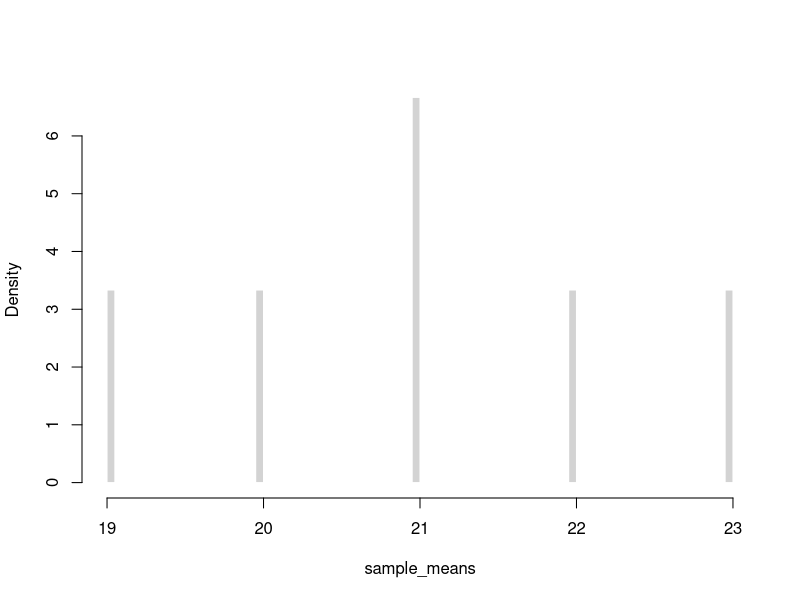
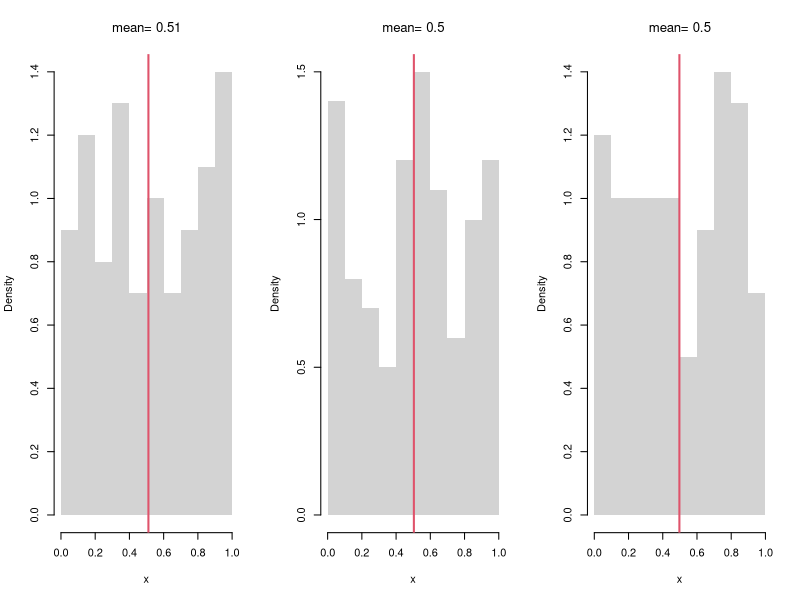
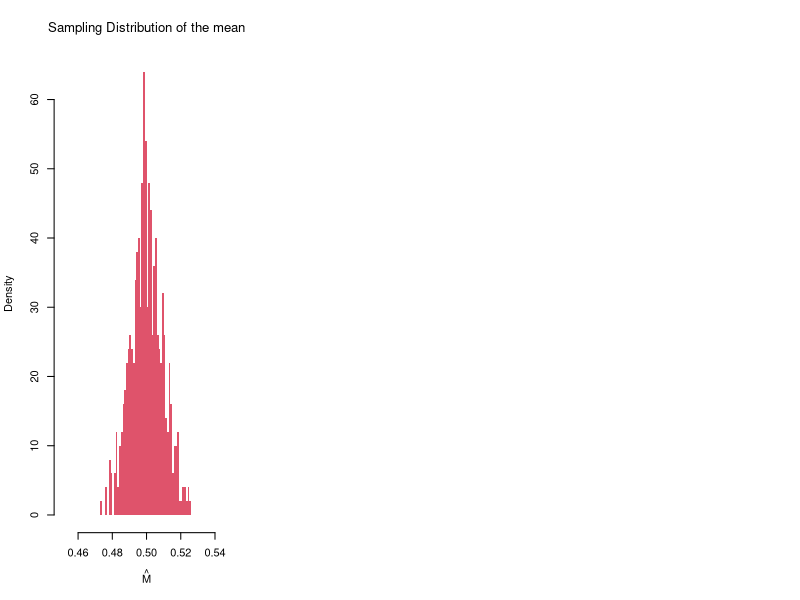
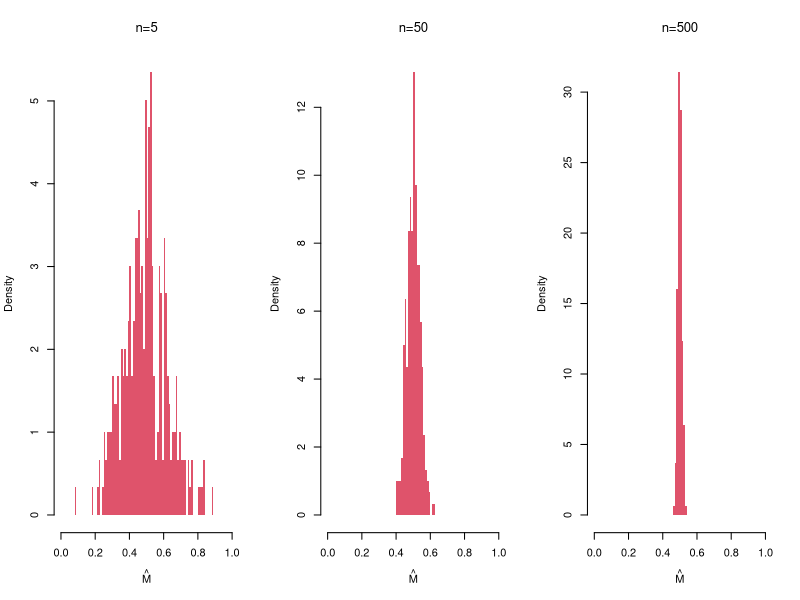
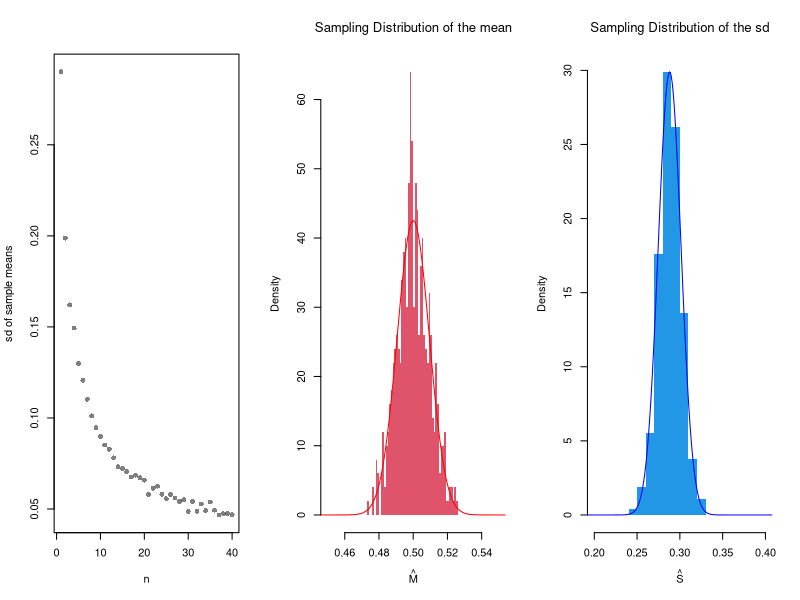
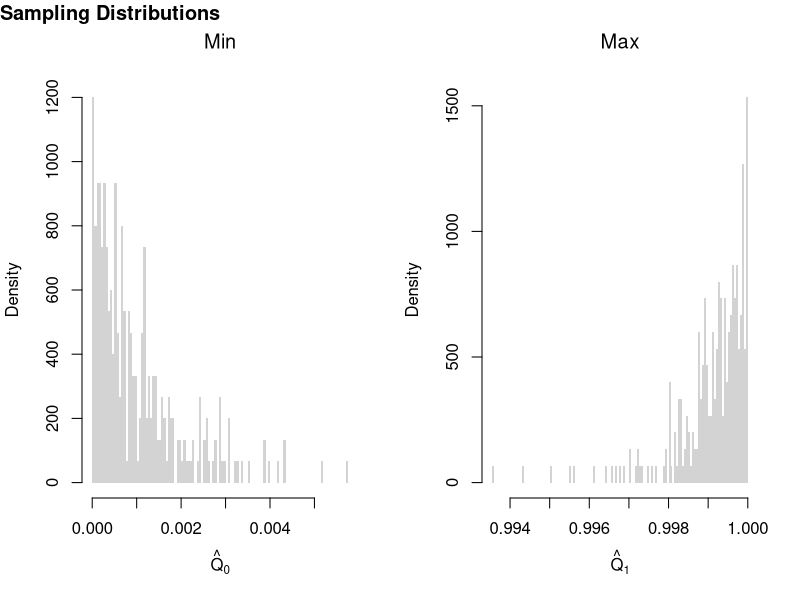
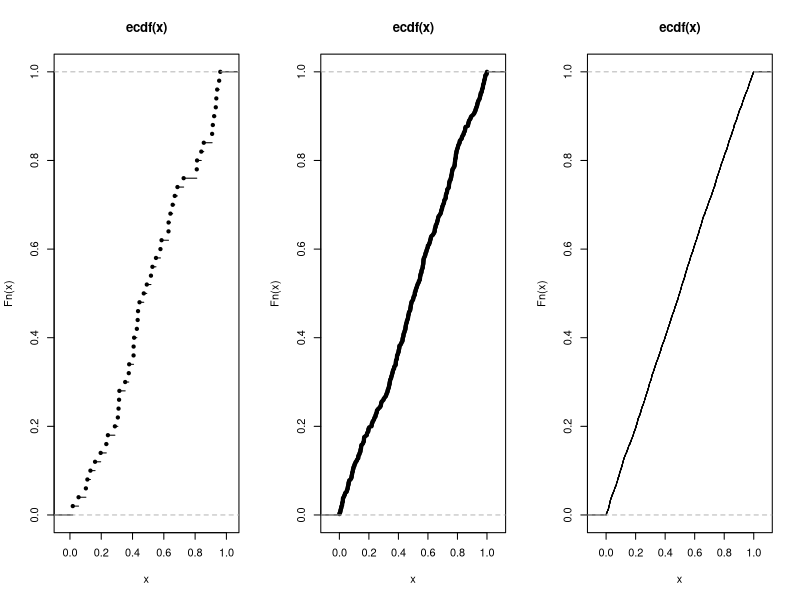
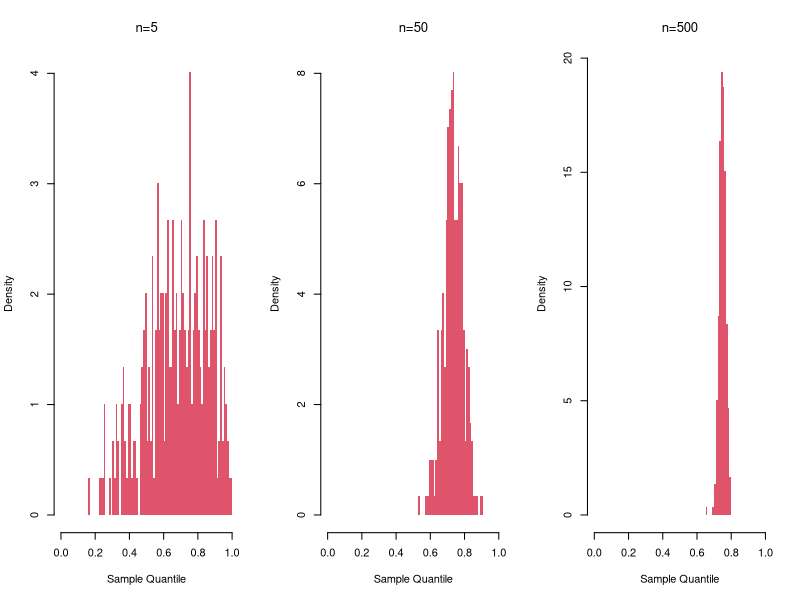

Write the R code that produced these figures, in order.
## ---- chunk 1
#All possible samples of two from {1,2,3,4}
#{1,2} {1,3}, {1,4}
#{2,3} {2,4}
#{3,4}
choose(4,2)

# Simple random sample (no duplicates, equal probability)
x <- c(1,2,3,4)
sample(x, 2, replace=F)
## ---- chunk 2
#All possible samples of two from an enormous bag of numbers {1,2,3,4}
#{1,1} {1,2} {1,3}, {3,4}
#{2,2} {2,3} {2,4}
#{3,3} {3,4}
#{4,4}

# Simple random sample (duplicates, equal probability)
sample(x, 2, replace=T)
## ---- chunk 3
X <- c(18,20,22,24) # Ages for student population
# six possible samples
m1 <- mean( X[c(1,2)] ) #{1,2}
m2 <- mean( X[c(1,3)] ) #{1,3}
m3 <- mean( X[c(1,4)] ) #{3,4}
m4 <- mean( X[c(2,3)] ) #{2,3}
m5 <- mean( X[c(2,4)] ) #{2,4}
m6 <- mean( X[c(3,4)] ) #{3,4}
# sampling distribution
sample_means <- c(m1, m2, m3, m4, m5, m6)
hist(sample_means,
    freq=F, breaks=100,
    main='', border=F)
## ---- chunk 4
# Three Sample Example from infinite population
x1 <- runif(100)
m1 <- mean(x1)
x2 <- runif(100)
m2 <- mean(x2)
x3 <- runif(100)
m3 <- mean(x3)
sample_means <- c(m1, m2, m3)
sample_means

# An Equivalent Approach: fill vector in a loop
sample_means <- vector(length=3)
for(i in seq(sample_means)){
    x <- runif(100)
    m <- mean(x)
    sample_means[i] <- m
}
sample_means
## ---- chunk 5
# Three Sample Example w/ Visual
par(mfrow=c(1,3))
for(b in 1:3){
    x <- runif(100) 
    m <-  mean(x)
    hist(x,
        breaks=seq(0,1,by=.1), #for comparability
        freq=F, main=NA, border=NA)
    abline(v=m, col=2, lwd=2)
    title(paste0('mean= ', round(m,2)),  font.main=1)
}
## ---- chunk 6
# Many sample example
sample_means <- vector(length=500)
for(i in seq_along(sample_means)){
    x <- runif(1000)
    m <- mean(x)
    sample_means[i] <- m
}
hist(sample_means, 
    breaks=seq(0.45,0.55,by=.001),
    border=NA, freq=F,
    col=2, font.main=1, 
    xlab=expression(hat(M)),
    main='Sampling Distribution of the mean')
## ---- chunk 7
m_LLLN <- mean(sample_means)
round(m_LLLN, 3)
## ---- chunk 8
par(mfrow=c(1,3))
for(n in c(5,50,500)){
    sample_means_n <- vector(length=299)
    for(i in seq_along(sample_means_n)){
        x <- runif(n)
        m <- mean(x)
        sample_means_n[i] <- m
    }
    hist(sample_means_n, 
        breaks=seq(0,1,by=.01),
        border=NA, freq=F,
        col=2, font.main=1, 
        xlab=expression(hat(M)),
        main=paste0('n=',n) )
}
## ---- chunk 9
n_seq <- seq(1, 40)
sd_seq <- vector(length=length(n_seq))
for(n in seq_along(sd_seq)){
    sample_means_n <- vector(length=499)
    for(i in seq_along(sample_means_n)){
        x <- runif(n)
        m <- mean(x)
        sample_means_n[i] <- m
    }
    sd_seq[n] <- sd(sample_means_n)
}
plot(n_seq, sd_seq, pch=16, col=grey(0,0.5),
    xlab='n', ylab='sd of sample means', main='')
## ---- chunk 10
hist(sample_means,
    breaks=seq(0.45,0.55,by=.001),
    border=NA, freq=F,
    col=2, font.main=1,
    xlab=expression(hat(M)),
    main='Sampling Distribution of the mean')
    
## Approximately normal?
mu <- mean(sample_means)
mu_sd <- sd(sample_means)
x <- seq(0.1, 0.9, by=0.001)
fx <- dnorm(x, mu, mu_sd)
lines(x, fx, col='red')
## ---- chunk 11
# CLT example of the "sd" statistic
sample_sds <- vector(length=1000)
for(i in seq_along(sample_sds)){
    x <- runif(100) # same distribution
    s <- sd(x) # different statistic
    sample_sds[i] <- s
}
hist(sample_sds,
    breaks=seq(0.2,0.4,by=.01),
    border=NA, freq=F,
    col=4, font.main=1,
    xlab=expression(hat(S)),
    main='Sampling Distribution of the sd')

## Approximately normal?
mu <- mean(sample_sds)
mu_sd <- sd(sample_sds)
x <- seq(0.1, 0.9, by=0.001)
fx <- dnorm(x, mu, mu_sd)
lines(x, fx, col='blue')

# try another random variable, such as rexp(100) instead of runif(100)
## ---- chunk 12
# Create 300 samples, each with 1000 random uniform variables
x_samples <- matrix(nrow=300, ncol=1000)
for(i in seq(1,nrow(x_samples))){
    x_samples[i,] <- runif(1000)
}
# Each row is a new sample
length(x_samples[1,])

# Compute min and max for each sample
x_mins <- apply(x_samples, 1, quantile, probs=0)
x_maxs <- apply(x_samples, 1, quantile, probs=1)

# Plot the sampling distributions of min, median, and max
# Median looks normal. Maximum and Minumum do not!
par(mfrow=c(1,2))
hist(x_mins, breaks=100, main='Min', font.main=1,
    xlab=expression(hat(Q)[0]), border=NA, freq=F)
hist(x_maxs, breaks=100, main='Max', font.main=1,
    xlab=expression(hat(Q)[1]), border=NA, freq=F)
title('Sampling Distributions', outer=T, line=-1, adj=0)
## ---- chunk 13
par(mfrow = c(1, 3))

for (n in c(50, 500, 5000)) {
  x <- runif(n)
  Fx <- ecdf(x)
  plot(Fx)
}

## ---- chunk 14
par(mfrow=c(1,3))
for(n in c(5,50,500)){
    sample_quants_n <- vector(length=299)
    for(i in seq_along(sample_quants_n)){
        x <- runif(n)
        m <- quantile(x, probs=0.75) #upper quartile
        sample_quants_n[i] <- m
    }
    hist(sample_quants_n, 
        breaks=seq(0,1,by=.01),
        border=NA, freq=F,
        col=2, font.main=1, 
        xlab="Sample Quantile",
        main=paste0('n=',n) )
}
## ---- chunk 15
sample_dat <- USArrests[,'Murder']
sample_mean <- mean(sample_dat)
sample_mean
## ---- chunk 16
# Generate Non-normal Data, from Hesterberg (2015)

# Population is 50% N(-2, 1) and 50% N(2, 4)
populationMean <- c(-2, 2)
populationVar <- c(1, 4)

# Generate samples from population
rPopulation <- function(n){
  # Which distribution is each observation coming from
  di <- sample(1:2, size=n, replace=TRUE, prob=c(.5,.5))
  rnorm(n, mean=populationMean[di], sd=sqrt(populationVar)[di])
}

# Compute Sample Mean
n <- 25
set.seed(2)
sample_dat <- rPopulation(n)
sample_mean <- mean(sample_dat)
## ---- chunk 17
# Plot Bootstrap Mean
# Modified from Hesterberg (2015)

#### Some parameters for figure layout.
divideX <- c(.6, .65)
divideY <- c(0, .32, .33, .65, .70, 1)
useFraction <- .9
Fraction2 <- 0:1 + c(1, -1) * (1-useFraction)/2
rescaleY <- function(x) (x-.33)/.67
divideY3 <- (c(NA, NA, .33, .65, .70, 1) - .33)/.67

PlotSample <- function(data,
    lineMu=TRUE,
    star=FALSE,
    lineM=NULL,
    col="gray"){
  # lineMu: logical, add a vertical line at mu
  # star:  logical, label with xbar* instead of xbar
  # lineM: NULL or numeric; add a vertical line there

  hist(data, breaks=seq(-6, 8, length=21), col=col,
       probability=TRUE, axes=FALSE, new=FALSE, border=0,
       xlab="", xlim=c(-6, 8), ylim=c(0, .351),
       xaxs="i", yaxs="i", main="")
  axis(side=1, at=c(-6, 8))
  axis(side=1, at=mean(data),
       if(star) expression(hat(M)[r]) else expression(hat(M)))
  if(lineMu) {
    segments(mean(populationMean), y0=0, y1=.32)
    axis(side=1, at=mean(populationMean), "")
  }
  if(length(lineM)) {
    segments(lineM, y0=0, y1=.32, col="red", lty=2)
    axis(side=1, at=lineM, "", col="red")
  }
  invisible(NULL)
}

### Plot sample (as substitute for population)
par(fig=c(divideX[1] * (1/3 + 1/3 * Fraction2), divideY3[5:6]),
    mar=.1 + c(2, 0, 0, 0), mex=.8)
PlotSample(sample_dat, lineM=sample_mean)
axis(1, sample_mean, expression(hat(M)), col="red")

### Bootstrap samples
set.seed(2)  ## Cherry Pick Some Good Ones
B <- lapply(1:20, function(b) { sample(sample_dat, replace=T) })
temp <- lapply(B, hist, breaks=seq(-6, 8, length=21), plot=F)
Bii <- which(sapply(temp, function(x) max(x[['counts']])) <= 5)
## Plot the Cherries
par(fig=c(divideX[1] * (0/3 + 1/3*Fraction2), divideY3[3:4]), new=T)
PlotSample(B[[Bii[1]]], sample_mean, lineMu=F, star=T)
par(fig=c(divideX[1] * (1/3 + 1/3*Fraction2), divideY3[3:4]), new=T)
PlotSample(B[[Bii[3]]], sample_mean, lineMu=F, star=T)
par(fig=c(divideX[1] * (2/3 + 1/3*Fraction2), divideY3[3:4]), new=T)
PlotSample(B[[Bii[2]]], sample_mean, lineMu=F, star=T)

### Bootstrap Distribution
par(fig=c(divideX[2], 1, 0, .5), new=T)
par(mar=c(4.1, 0, 0, 0))
set.seed(2)
Bmeans <- sapply(1:999, function(b) {
    dat_b <- sample(sample_dat, replace=T) # c.f. jackknife
    mean(dat_b)
})
hist(Bmeans, xlim=c(-3, 3), ylim=c(0, 1), breaks=61, border=0,
     axes=F, col="gray", freq=F, main="", yaxs="i",
     xlab="", ylab="")
abline(v=sample_mean, col="red", lty=2)
abline(v=mean(populationMean))
axis(1, c(-3, 3))
axis(1, at=sample_mean, expression(hat(M)), col="red")
#axis(3, at=mean(populationMean), expression(mu))

### Arrows
par(mar=c(2.1, 0, 0, 0))
par(fig=c(0, 1, 0, 1), usr=c(0, 1, 0, 1))
arrows(lwd=1.5, length=.125,
       x0=divideX[1] * (.29 + .42 * ppoints(5)[c(1,3,5)]),
       x1=divideX[1] * seq(.3, .7, length=3),
       y0=rescaleY(divideY[4:5] %*% c(.2, .77)) - .05,
       y1=rescaleY(divideY[4] - c(.6, 1, .6)*(divideY[5]-divideY[4])) - .05)
arrows(divideX[1], c(.1, .2, .3), length=.125, divideX[2], lwd=1.5)

### Text
text(.4, .8, adj=0, 'Sample')
text((divideX[2]+1)/2, .55, adj=.5, 'Resampling Distribution')
text(0.01, divideY3[4]+.03, adj=0, "Resamples (r)")
legend(.01, .9, lty=1:2, col=1:2, legend=expression(mu, hat(M)))
## ---- chunk 18
sample_dat <- USArrests[,'Murder']
sample_mean <- mean(sample_dat)

# Jackknife Estimates
n <- length(sample_dat)
jackknife_means <- vector(length=n)
for(i in seq_along(jackknife_means)){
    dat_noti <- sample_dat[-i]
    mean_noti <- mean(dat_noti)
    jackknife_means[i] <- mean_noti
}
hist(jackknife_means, breaks=25,
    border=NA, freq=F,
    main='', xlab=expression(hat(M)[-i]))
abline(v=sample_mean, col='red', lty=2)
## ---- chunk 19
# Bootstrap estimates
bootstrap_means <- vector(length=9999)
for(b in seq_along(bootstrap_means)){
    dat_id <- seq(1,n)
    boot_id <- sample(dat_id , replace=T)
    dat_b  <- sample_dat[boot_id] # c.f. jackknife
    mean_b <- mean(dat_b)
    bootstrap_means[b] <-mean_b
}

hist(bootstrap_means, breaks=25,
    border=NA, freq=F,
    main='', xlab=expression(hat(M)[b]))
abline(v=sample_mean, col='red', lty=2)
## ---- chunk 20
# theoretical probabilities
x <- c(0,1)
x_probs <- c(1/4, 3/4)
# sample draws
coin_sample <- sample(x, prob=x_probs, 1000, replace=T)
Fhat <- ecdf(coin_sample)

x_probs_boot <- c(Fhat(0), 1-Fhat(0))
x_probs_boot # approximately the theoretical value
coin_resample <- sample(x, prob=x_probs_boot, 999, replace=T)
# any draw from here is almost the same as the original process
## ---- chunk 21
sd(sample_dat) # standard deviation
sd(bootstrap_means) # standard error
## ---- chunk 22
B <- 1000 # number of bootstrap samples
Nseq <- seq(1,100, by=1) # different sample sizes

SE <- vector(length=length(Nseq))
for(n in Nseq){
    sample_statistics_n <- vector(length=B)
    for(b in seq(1,B)){
        x_b <- rnorm(n) # Sample of size n
        x_stat_b <- quantile(x_b, probs=.4) # Stat of interest
        sample_statistics_n[b] <- x_stat_b
    }
    se_n <- sd(sample_statistics_n) # How much the stat varies across samples
    SE[n] <- se_n
}

plot(Nseq, SE, pch=16, col=grey(0,.5),
    ylab='standard error', xlab='sample size')
## ---- chunk 23
boot_se <- sd(bootstrap_means)

theory_se <- sd(sample_dat)/sqrt(n)

c(boot_se, theory_se)
